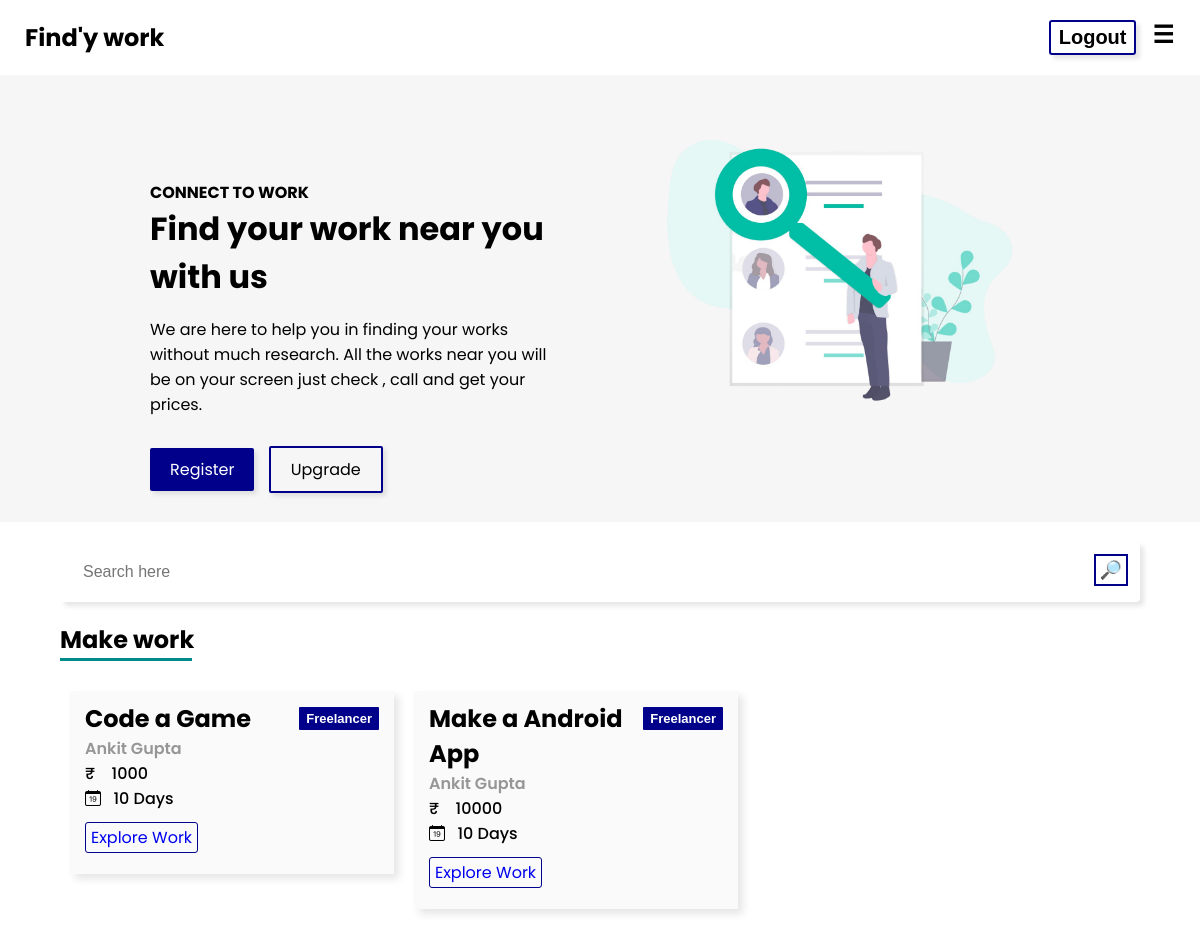
Page / (signed in) on the earlier database version.
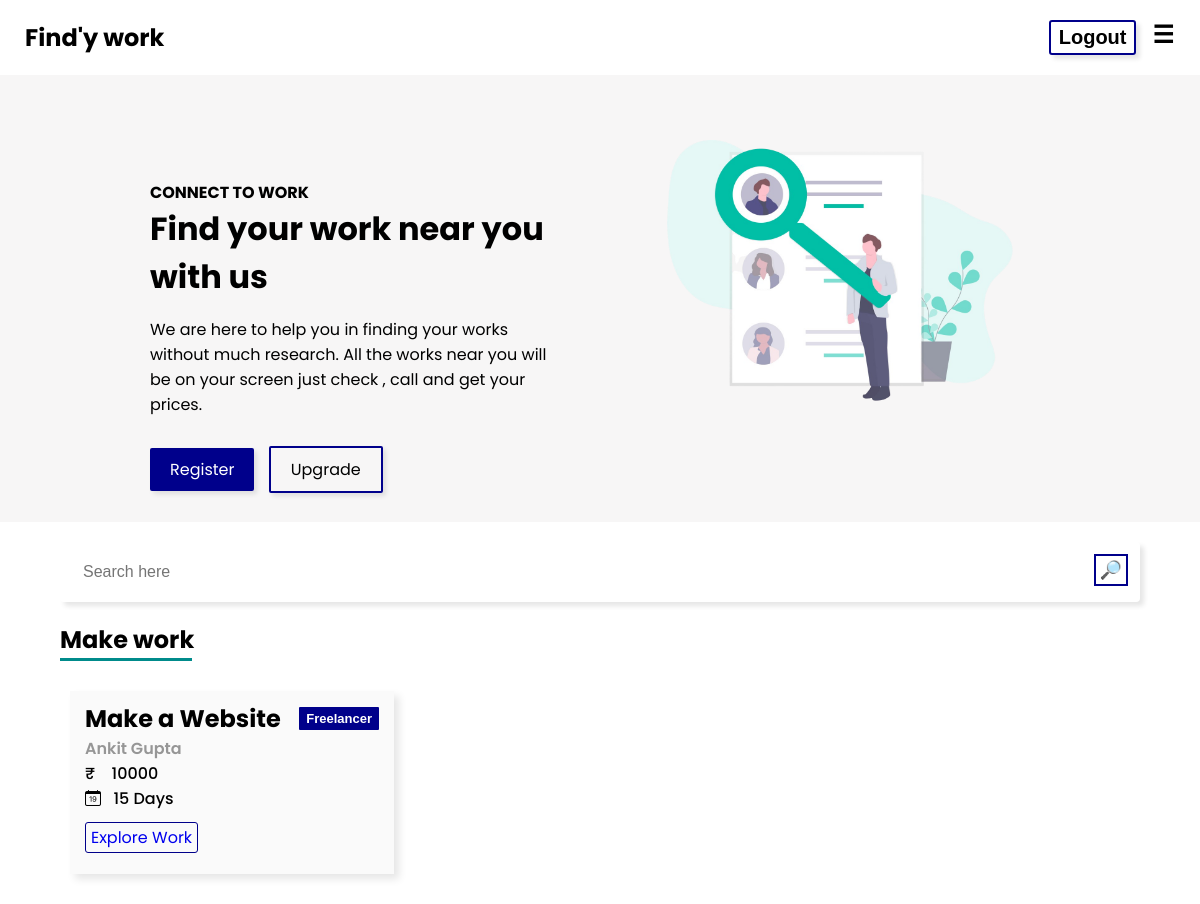
Same page on the later database version.
### app/models.py (models this page shows)
class Work(models.Model):
    title = models.CharField(max_length = 100)
    description = models.TextField()
    category = models.CharField(max_length=40)
    maxamount = models.CharField(max_length=40)
    maxdays = models.CharField(max_length=40)
    date = models.DateTimeField(default=datetime.now(),blank=True)
    creator = models.ForeignKey(UserProfile ,on_delete = models.CASCADE)

class UserProfile(models.Model):
    phone = models.CharField(max_length = 20)
    pincode = models.CharField(max_length = 10)
    address = models.CharField(max_length=250 , null = True, blank = True)
    gender = models.CharField(max_length=250 , null = True)
    username = models.ForeignKey(User , on_delete = models.CASCADE)

### app/views.py (the view)
# urls.py: path('',home , name = "home"),
def home(request):
    option = False
    if request.session.has_key('username'):
        print(request.session['username'])
        username = request.session['username']
        user = User.objects.get(username=username)
        option = True
        try:
            option = True
            UserProfile.objects.get(username=user)
            print('User HomePage')
            user = True
            worker = False
            workerObj = WorkerProfile.objects.all()
            return render(request, 'app/home.html', {'option': option, 'user': user, 'worker': worker, 'workerObj': workerObj})
        except:
            try:
                option = True
                WorkerProfile.objects.get(username=user)
                print('Worker HomePage')
                worker = True
                user = False
                objects = Work.objects.all()
                return render(request, 'app/home.html', {'option': option, 'worker': worker, 'user': user, 'works': objects})
            except:
                pass
    user = False
    worker = False
    return render(request, 'app/home.html', {'option': option, 'worker': worker, 'user': user})

### templates/app/home.html (shortened to what this page needs)
{% extends 'base.html' %}
{% load static %}
{% block head %}
 <link rel="stylesheet" href="{% static 'responsive.css' %}">
 {% endblock %}
{% block body %}
{% load static %}
<div class="header">
<div class="container__header">
    <div class="container content">
        <span><b>CONNECT TO WORK </b></span>
        <h1>Find your work near you with us</h1>
        <p style="font-size: 16px;">We are here to help you in finding your works without much research. All the works near you will be on your screen just check , call and get your prices.</p>
        <a href="{% url 'signup' %}" class="btn_dark">Register</a>
        <a href="" class="btn_dark side">Upgrade </a>
    </div>
    <div class="container">
        <div class="container__img">
            <img src="{% static 'images/hero_main.png' %}" alt="header_img">
        </div>
    </div>
</div>
</div>
{% if worker %}
{% include './worker/workerhome.html' %}
{% endif %}
{% endblock %}

### templates/app/worker/workerhome.html
<div class="userhome_container">
    <div class="search_option">
        <form class="search_form"  action="{% url 'search' %}" name="search" value="{{request.GET.q}}" method="GET" >
            <input type="text" placeholder="Search here "  name="q" value="{{request.GET.q}}" autocomplete="off"/>
            <button type="submit" value="Search">🔎</button>
        </form>
    </div>
    <div class="headline">
    <h2>Make work</h2>
    <div class="line" style="width: 132px; margin: -19px 0px 4px 0px"></div>
</div>
    {% load static %}
    <div class="row">
{% for i in works %}
        <div class="column">
            <div class="card">
                  <div class="right" style="text-align:left;">
                    <button class="card__style">{{i.category}}</button>
                      <h2>{{i.title}}</h2>
                      <span style="color: rgba(0,0,0,0.4);font-weight: 600;">{{i.creator.username.first_name}} {{i.creator.username.last_name}}</span>
                      <span class="rating">&#8377;&nbsp;&nbsp; &nbsp;{{i.maxamount}}</span>
                      <span class="rating">  <i class="bi bi-calendar-date"></i> &nbsp; {{i.maxdays}} Days</span>
                      <div style="margin: 14px 0px;">
                      <a href="{% url 'workDescription' id=i.id %}" style="padding: 3px 5px; border: 1px solid darkblue;border-radius: 3px;text-decoration: none;margin: 0px 0px; ">Explore Work</a>
                  </div>
              </div>
            </div>
          </div>
        {% endfor %}
      </div>
</div>

Differences in the rows shown:
removed Work: category "Freelancer", title "Code a Game", creator.username.first_name "Ankit", creator.username.last_name "Gupta", maxamount "1000", maxdays "10"
removed Work: category "Freelancer", title "Make a Android App", creator.username.first_name "Ankit", creator.username.last_name "Gupta", maxamount "10000", maxdays "10"
added Work: category "Freelancer", title "Make a Website", creator.username.first_name "Ankit", creator.username.last_name "Gupta", maxamount "10000", maxdays "15"
